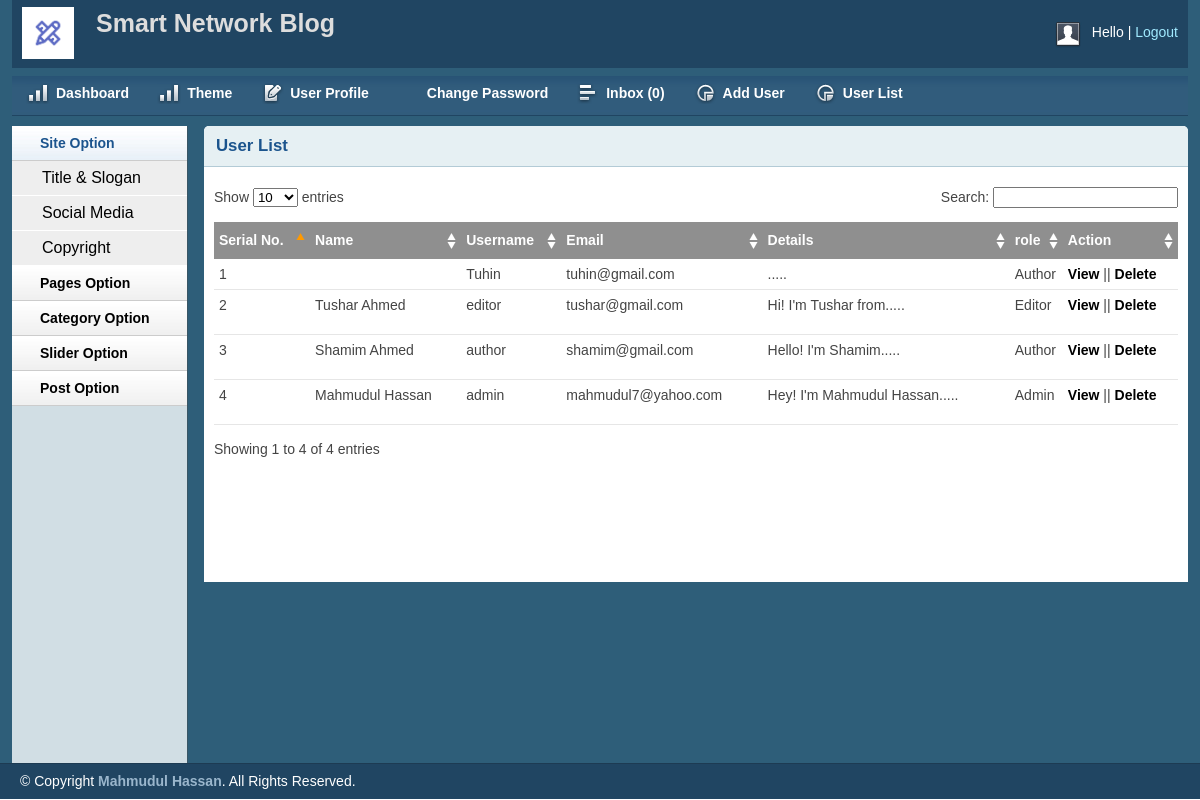
/blog.smartnetwork.org.in/admin/userlist.php, run on the app's committed database.
### tables this page shows
CREATE TABLE `tbl_user` (
  `id` int(11) NOT NULL,
  `name` varchar(255) NOT NULL,
  `username` varchar(50) NOT NULL,
  `password` varchar(32) NOT NULL,
  `email` varchar(255) NOT NULL,
  `details` text NOT NULL,
  `role` int(11) NOT NULL
);

### blog.smartnetwork.org.in/lib/Database.php (called while the page is built, shortened)
<?php
Class Database{
	public $host   = DB_HOST;
	public $user   = DB_USER;
	public $pass   = DB_PASS;
	public $dbname = DB_NAME;
	public $link;
	private function connectDB(){
	$this->link = new mysqli($this->host, $this->user, $this->pass, $this->dbname);
 }
	public function select($query){
		$result = $this->link->query($query) or die($this->link->error.__LINE__);
		if($result->num_rows > 0){
			return $result;
		} else {
			return false;
		}
	}
}
?>

### blog.smartnetwork.org.in/lib/Session.php (called while the page is built, shortened)
<?php
class Session{
	public static function get($key){
		if (isset($_SESSION[$key])) {
			return $_SESSION[$key];
		} else{
			return false;
		}
	}
}
?>

### blog.smartnetwork.org.in/helpers/Format.php (called while the page is built, shortened)
<?php
class Format{
	public function textShorten($text, $limit = 300){
		$text = $text." ";
		$text = substr($text, 0, $limit);
		$text = substr($text, 0, strrpos($text, " "));
		$text = $text.".....";
		return $text;
	}
}
?>

### blog.smartnetwork.org.in/admin/userlist.php (the view, shortened to what this page needs)
<?php include 'inc/header.php';?>
<?php include 'inc/sidebar.php';?>
<div class="grid_10">
    <div class="box round first grid">
        <h2>User List</h2>
        <div class="block">
            <table class="data display datatable" id="example">
			<thead>
				<tr>
					<th>Serial No.</th>
					<th>Name</th>
					<th>Username</th>
					<th>Email</th>
					<th>Details</th>
					<th>role</th>
					<th>Action</th>
				</tr>
			</thead>
			<tbody>
<?php
	$query = "SELECT * FROM tbl_user ORDER BY id DESC";
	$alluser = $db->select($query);
	if ($alluser) {
		$i = 0;
		while ($result = $alluser->fetch_assoc()) {
			$i++;
?>
		<tr class="odd gradeX">
			<td><?php echo $i; ?></td>
			<td><?php echo $result['name']; ?></td>
			<td><?php echo $result['username']; ?></td>
			<td><?php echo $result['email']; ?></td>
			<td><?php echo $fm->textShorten($result['details'], 30); ?></td>
			<td>
				<?php
					if($result['role'] == '0'){
						echo "Admin";
					} elseif ($result['role'] == '1') {
						echo "Author";
					} elseif ($result['role'] == '2') {
						echo "Editor";
					}
				?>
			</td>
			<td>
				<a href="viewuser.php?userid=<?php echo $result['id'];?>">View</a>
			<?php if (Session::get('userRole') == '0') { ?>
				||
				<a onclick="return confirm('Are you sure Delete!');" href="?deluser=<?php echo $result['id'];?>">Delete</a>
			<?php } ?>
			</td>
		</tr>
<?php } } ?>
			</tbody>
		</table>
       </div>
    </div>
</div>
<?php include 'inc/footer.php';?>

### blog.smartnetwork.org.in/admin/inc/header.php (shortened to what this page needs)
<?php
    include '../lib/Session.php';
?>
<?php include '../lib/Database.php';?>
<?php include '../helpers/Format.php';?>
<?php
    $db = new Database();
    $fm = new Format();
?>
<!DOCTYPE html>
<html>
<head>
<link rel="stylesheet" type="text/css" href="css/reset.css" media="screen" />
<link rel="stylesheet" type="text/css" href="css/text.css" media="screen" />
<link rel="stylesheet" type="text/css" href="css/grid.css" media="screen" />
<link rel="stylesheet" type="text/css" href="css/layout.css" media="screen" />
<link rel="stylesheet" type="text/css" href="css/nav.css" media="screen" />
<link href="css/table/demo_page.css" rel="stylesheet" type="text/css" />
</head>
<body>
<div class="container_12">
<div class="grid_12 header-repeat">
<div id="branding">
    <div class="floatleft logo">
        <img src="img/livelogo.png" alt="Logo" />
	</div>
	<div class="floatleft middle">
		<h1>Smart Network Blog</h1>
	</div>
    <div class="floatright">
        <div class="floatleft">
            <img src="img/img-profile.jpg" alt="Profile Pic" /></div>
        <div class="floatleft marginleft10">
            <ul class="inline-ul floatleft">
                <li>Hello <?php echo Session::get('username'); ?></li>
                <li><a href="?action=logout">Logout</a></li>
            </ul>
        </div>
    </div>
</div>
</div>
<div class="grid_12">
<ul class="nav main">
    <li class="ic-dashboard"><a href="index.php"><span>Dashboard</span></a> </li>
    <li class="ic-dashboard"><a href="theme.php"><span>Theme</span></a> </li>
    <li class="ic-form-style"><a href="profile.php"><span>User Profile</span></a></li>
	<li class="ic-typography"><a href="changepassword.php"><span>Change Password</span></a></li>
	<li class="ic-grid-tables"><a href="inbox.php"><span>Inbox
  <?php
    $query = "SELECT * FROM tbl_contact WHERE status = '0' ORDER BY id DESC";
    $msg = $db->select($query);
    if ($msg) {
      $count = mysqli_num_rows($msg);
      echo "(".$count.")";
    } else{
      echo "(0)";
    }
  ?>
  </span></a></li>
<?php if (Session::get('userRole') == '0') { ?>
  <li class="ic-charts"><a href="adduser.php"><span>Add User</span></a></li>
<?php } ?>
    <li class="ic-charts"><a href="userlist.php"><span>User List</span></a></li>
</ul>
</div>

### blog.smartnetwork.org.in/admin/inc/sidebar.php (shortened to what this page needs)
<div class="grid_2">
<div class="box sidemenu">
    <div class="block" id="section-menu">
        <ul class="section menu">
           <li><a class="menuitem">Site Option</a>
                <ul class="submenu">
                    <li><a href="titleslogan.php">Title & Slogan</a></li>
                    <li><a href="social.php">Social Media</a></li>
                    <li><a href="copyright.php">Copyright</a></li>
                </ul>
            </li>
             <li><a class="menuitem">Pages Option</a>
            </li>
            <li><a class="menuitem">Category Option</a>
            </li>
            <li><a class="menuitem">Slider Option</a>
            </li>
            <li><a class="menuitem">Post Option</a>
            </li>
        </ul>
    </div>
</div>
</div>

### blog.smartnetwork.org.in/admin/inc/footer.php (shortened to what this page needs)
    </div>
    <div id="site_info">
        <p>
         &copy; Copyright <a href="https://promahmudul.com">Mahmudul Hassan</a>. All Rights Reserved.
        </p>
    </div>
</body>
</html>

### smartnetwork.org.in/ftpaccess/blog.smartnetwork.org.in/admin/css/text.css (style rules this page uses)
body { font: 13px/1.5 Tahoma, Helvetica, Arial, 'Liberation Sans', FreeSans, sans-serif; }
h1 { font-size: 25px; }
h2 { font-size: 23px; }
ul { list-style: square; }
li { margin-left: 30px; }
p, dl, hr, h1, h2, h3, h4, h5, h6, ol, ul, pre, table, address, fieldset { margin-bottom: 20px; }

### smartnetwork.org.in/ftpaccess/blog.smartnetwork.org.in/admin/css/grid.css (style rules this page uses)
.container_12, .container_16 { min-height: 620px; width: 100%; }
.grid_1, .grid_2, .grid_3, .grid_4, .grid_5, .grid_6, .grid_7, .grid_8, .grid_9, .grid_10, .grid_11, .grid_12, .grid_13, .grid_14, .grid_15, .grid_16 { display: inline; float: left; margin-left: 1%; margin-right: 1%; }
.container_12 .grid_12, .container_16 .grid_16 { width: 98%; }
.container_12 .grid_2 { width: 14.666%; }
.container_12 .grid_10 { width: 81.333%; }

### smartnetwork.org.in/ftpaccess/blog.smartnetwork.org.in/admin/css/layout.css (style rules this page uses)
body { background: #fff none repeat scroll 0 0; color: #444; font-size: 14px; padding: 0; }
.floatleft { float:left; }
.logo img { margin-top: -15px; width: 52px; }
.middle { margin-left: 22px; margin-top: -14px; }
.middle h1 { color:#ddd;margin:0 }
.floatright { float:right; }
.inline-ul li { display:inline; color:#fff; }
.marginleft10 { margin-left:10px; }
a { color: #000; font-weight:bold; text-decoration: none; }
.container_12, .container_16 { background:#2E5E79; }
h1, h2, h3, h4, h5, h6 { line-height:1.2em; margin-bottom:.3em; }
h2 { margin-top:1em; }
#branding { font-weight: normal; margin-bottom: 0; padding: 22px 10px 3px; text-align: left; }
.header-repeat { background:url(../img/header-repeat.jpg) repeat-x; }
#branding a { color:#A1EAFF; font-weight:normal; }
#branding a:before { content:" | "; color:#fff; }
#branding ul, #branding ul li { margin:0px; padding:0px; }
#branding li { padding:0px 0px 0px 0px !important; }
.box { background:#fff; margin-bottom:20px; padding:10px 10px 10px 10px; margin-left:-8px; }
.box.grid { padding-bottom:40px; }
.box.round { -moz-border-radius: 5px 5px 0px 0px; -webkit-border-radius: 5px 5px 0px 0px; border-radius: 5px 5px 0px 0px; }
.box h2 { font-size:1.2em; font-weight:bold; color:#1B548D; background:#E6F0F3; margin:-10px -10px 0 -10px; padding:10px 12px; border-bottom:1px solid #B3CBD6; -moz-border-radius: 5px 5px 0px 0px; -webkit-border-radius: 5px 5px 0px 0px; border-radius: 5px 5px 0px 0px; }
.box.first { min-height: 406px; }
.block { padding-top:20px; }
.box.sidemenu { background-color:#D1DEE4; border-right:1px solid #3A5665; padding:0px; margin:0px; cursor:pointer; }
.box.sidemenu .block { padding-top:0px; margin-top:0px; }
p { margin-bottom:1em; }
ul, ol { padding-top:0; }
ul.menu { list-style:none; border-top:1px solid #bbb; }
ul.menu li { margin:0; }
ul.menu li a { display:block; padding:4px 10px; border-bottom:1px solid #ccc; }
ul.menu ul { list-style:none; margin:0; }
ul.menu ul li a { padding-left:30px; }
ul.section { border-top:0; margin-bottom:0; }
ul.section li a { background:url(../img/sidemenu-repeat.jpg) repeat-x; line-height:26px; padding-left:28px; }
ul.section li li a { background:#ddd; border-bottom:1px solid #eee; }
ul.section ul li { text-transform:none; }
ul.section ul.current li a { background: #eee none repeat scroll 0 0; border-bottom: 1px solid #fff; font-size: 16px; font-weight: normal; }
ul.section li a.current { color:#1B548D; background:url(../img/sidemenu-repeat-hover.jpg) repeat-x; }
#site_info { color:#fff; background:#204562; border-top:1px solid #1d3b53; padding-left:20px; }
#site_info p { line-height:35px; margin-bottom:0px; }
#site_info a { color:#9ab6cc; }
.block { padding-bottom:1px; }
table.display { margin: 0 auto; clear: both; width: 100%; }
.sorting_asc { background: #8f8f8f url(../img/table/sort_asc.png) no-repeat center right; padding:8px 5px; text-align:left; color:#fff; }
.sorting { background:#8f8f8f url(../img/table/sort_both.png) no-repeat center right; padding:8px 5px; text-align:left; color:#fff; }
tr.odd { height: 30px; line-height: 30px; border-bottom:1px solid #e6e6e6; }
tr.even { height: 30px; line-height: 30px; border-bottom:1px solid #e6e6e6; }
tr.odd td, tr.even td { padding-left:5px; }

### data on the page
tbl_user: username "Tuhin", email "tuhin@gmail.com", details ".....", role "Author"
tbl_user: name "Tushar Ahmed", username "editor", email "tushar@gmail.com", details "Hi! I'm Tushar from.....", role "Editor"
tbl_user: name "Shamim Ahmed", username "author", email "shamim@gmail.com", details "Hello! I'm Shamim.....", role "Author"
tbl_user: name "Mahmudul Hassan", username "admin", email "mahmudul7@yahoo.com", details "Hey! I'm Mahmudul Hassan.....", role "Admin"
